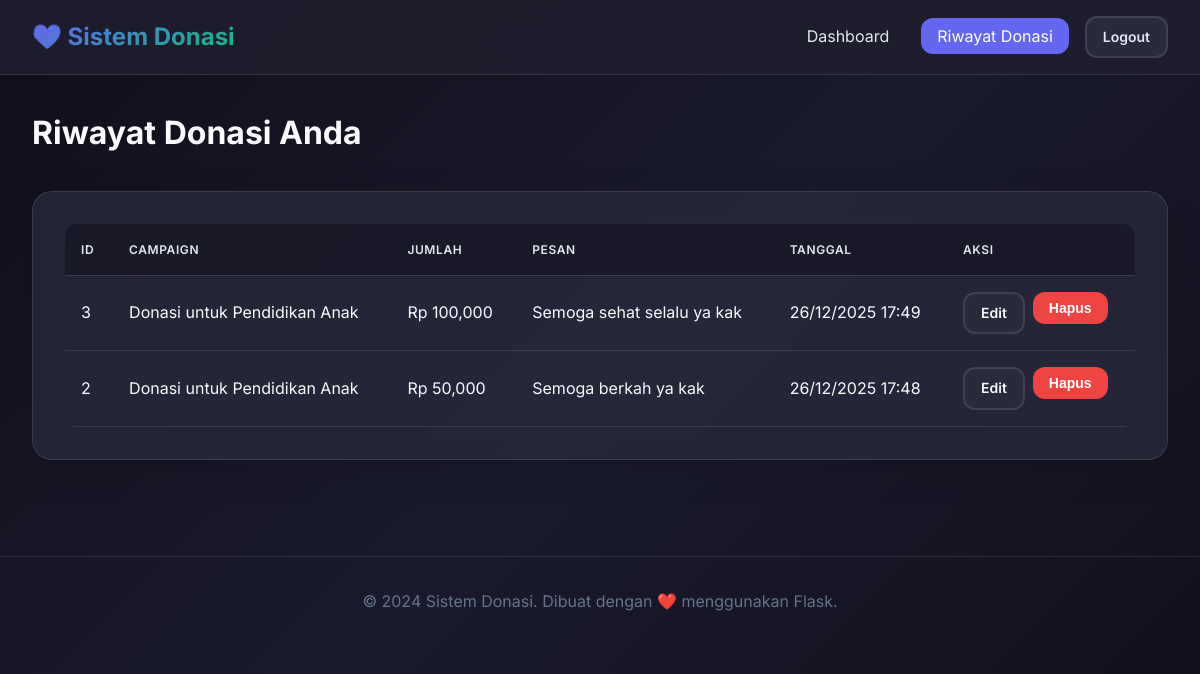
Page /donor/history (signed in) on the committed database.
### app/models.py (models this page shows, shortened)
class Donation(db.Model):
    id = db.Column(db.Integer, primary_key=True)
    user_id = db.Column(db.Integer, db.ForeignKey('user.id'), nullable=False)
    campaign_id = db.Column(db.Integer, db.ForeignKey('campaign.id'), nullable=False)
    amount = db.Column(db.Float, nullable=False)
    message = db.Column(db.Text)
    created_at = db.Column(db.DateTime, default=datetime.utcnow)

class Campaign(db.Model):
    id = db.Column(db.Integer, primary_key=True)
    title = db.Column(db.String(200), nullable=False)
    description = db.Column(db.Text)
    image = db.Column(db.String(255))  # Featured image filename
    target_amount = db.Column(db.Float, nullable=False)
    collected_amount = db.Column(db.Float, default=0)
    is_active = db.Column(db.Boolean, default=True)
    created_at = db.Column(db.DateTime, default=datetime.utcnow)
    donations = db.relationship('Donation', backref='campaign', lazy='dynamic', cascade='all, delete-orphan')

### app/routes/donor.py (the view)
@donor_bp.route('/history')
@login_required
def history():
    donations = Donation.query.filter_by(user_id=current_user.id).order_by(Donation.created_at.desc()).all()
    return render_template('donor/history.html', title='Riwayat Donasi', donations=donations)

### app/models.py (called while the page is built)
@login_manager.user_loader
def load_user(id):
    return User.query.get(int(id))

    def is_admin(self):
        return self.role == 'admin'

### app/templates/donor/history.html (shortened to what this page needs)
{% extends "base.html" %}
{% block content %}
<div class="page-header">
    <h1 class="page-title">Riwayat Donasi Anda</h1>
</div>
<div class="card">
    {% if donations %}
    <div class="table-container">
        <table>
            <thead>
                <tr>
                    <th>ID</th>
                    <th>Campaign</th>
                    <th>Jumlah</th>
                    <th>Pesan</th>
                    <th>Tanggal</th>
                    <th>Aksi</th>
                </tr>
            </thead>
            <tbody>
                {% for donation in donations %}
                <tr>
                    <td>{{ donation.id }}</td>
                    <td>{{ donation.campaign.title[:30] }}{% if donation.campaign.title|length > 30 %}...{% endif %}
                    </td>
                    <td>Rp {{ "{:,.0f}".format(donation.amount) }}</td>
                    <td>{{ donation.message[:30] if donation.message else '-' }}</td>
                    <td>{{ donation.created_at.strftime('%d/%m/%Y %H:%M') }}</td>
                    <td>
                        <div class="actions">
                            <a href="{{ url_for('donor.edit_donation', id=donation.id) }}"
                                class="btn btn-secondary btn-sm">Edit</a>
                            <form action="{{ url_for('donor.delete_donation', id=donation.id) }}" method="POST"
                                style="display: inline;"
                                onsubmit="return confirm('Yakin ingin menghapus donasi ini?');">
                                <button type="submit" class="btn btn-danger btn-sm">Hapus</button>
                            </form>
                        </div>
                    </td>
                </tr>
                {% endfor %}
            </tbody>
        </table>
    </div>
    {% else %}
    <div class="empty-state">
        <h3>Belum Ada Donasi</h3>
        <p>Anda belum pernah berdonasi. Mari mulai berbagi kebaikan!</p>
        <a href="{{ url_for('donor.dashboard') }}" class="btn btn-primary" style="margin-top: 1rem;">Lihat Campaign</a>
    </div>
    {% endif %}
</div>
{% endblock %}

### app/static/css/style.css (style rules this page uses)
:root { --primary: #6366f1; --primary-dark: #4f46e5; --primary-light: #818cf8; --secondary: #10b981; --danger: #ef4444; --warning: #f59e0b; --info: #3b82f6; --dark: #1e1e2e; --dark-light: #2a2a3e; --light: #f8fafc; --gray: #64748b; --gray-light: #e2e8f0; --gradient: linear-gradient(135deg, var(--primary) 0%, var(--secondary) 100%); --shadow: 0 10px 40px rgba(0, 0, 0, 0.1); --shadow-lg: 0 20px 60px rgba(0, 0, 0, 0.15); --radius: 12px; --radius-lg: 20px; }
* { margin: 0; padding: 0; box-sizing: border-box; }
body { font-family: 'Inter', -apple-system, BlinkMacSystemFont, 'Segoe UI', Roboto, sans-serif; background: linear-gradient(135deg, #0f0f1a 0%, #1a1a2e 50%, #0f0f1a 100%); min-height: 100vh; color: var(--light); line-height: 1.6; }
a { color: var(--primary-light); text-decoration: none; transition: color 0.3s ease; }
.card { background: rgba(42, 42, 62, 0.8); backdrop-filter: blur(10px); border-radius: var(--radius-lg); padding: 2rem; border: 1px solid rgba(255, 255, 255, 0.1); box-shadow: var(--shadow); transition: transform 0.3s ease, box-shadow 0.3s ease; }
.btn { display: inline-flex; align-items: center; justify-content: center; gap: 0.5rem; padding: 0.875rem 1.5rem; font-size: 1rem; font-weight: 600; border: none; border-radius: var(--radius); cursor: pointer; transition: all 0.3s ease; text-decoration: none; }
.btn-secondary { background: var(--dark-light); color: var(--light); border: 2px solid rgba(255, 255, 255, 0.1); }
.btn-danger { background: var(--danger); color: white; }
.btn-sm { padding: 0.5rem 1rem; font-size: 0.875rem; }
.table-container { overflow-x: auto; border-radius: var(--radius); }
table { width: 100%; border-collapse: collapse; }
th, td { padding: 1rem; text-align: left; border-bottom: 1px solid rgba(255, 255, 255, 0.1); }
th { background: rgba(15, 15, 26, 0.5); font-weight: 600; color: var(--gray-light); text-transform: uppercase; font-size: 0.75rem; letter-spacing: 0.05em; }
.actions { display: flex; gap: 0.5rem; }
.page-header { display: flex; justify-content: space-between; align-items: center; margin-bottom: 2rem; flex-wrap: wrap; gap: 1rem; }
.page-title { font-size: 2rem; font-weight: 700; }

### rows in the picture
Donation: id "3", campaign "Donasi untuk Pendidikan Anak", amount "100,000", message "Semoga sehat selalu ya kak", created_at "26/12/2025 17:49"
Donation: id "2", campaign "Donasi untuk Pendidikan Anak", amount "50,000", message "Semoga berkah ya kak", created_at "26/12/2025 17:48"
